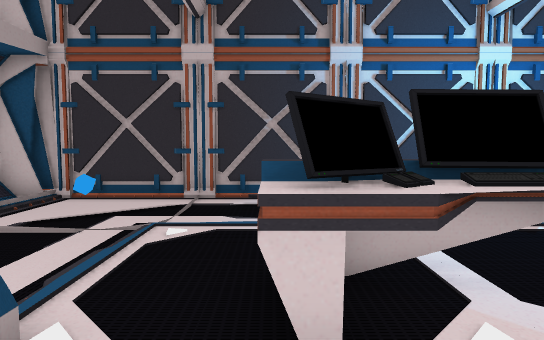
[1] (above)

18 first-person views from a walk through a 3-D level made in the Unity game engine. The camera is 1.5 m above the floor, tilts 4° down and sees 75° across. Doors are open. The floor is counted in squares, 1 m on a side. Each view is taken from the middle of a square. On the plan, view 1 faces up. The plan holds only what a view shows up to about 16 squares ahead; the rest is blank. The place goes on beyond the plan. The player character is not drawn. Some surface patterns are stand-ins.

[2]
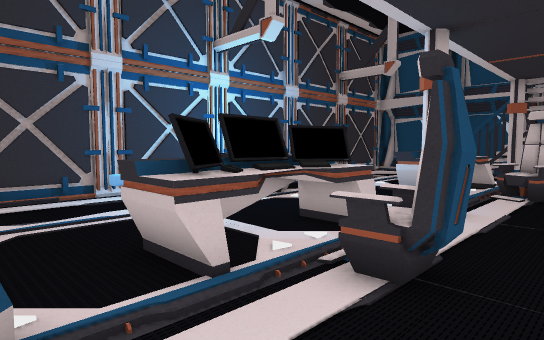

[3]
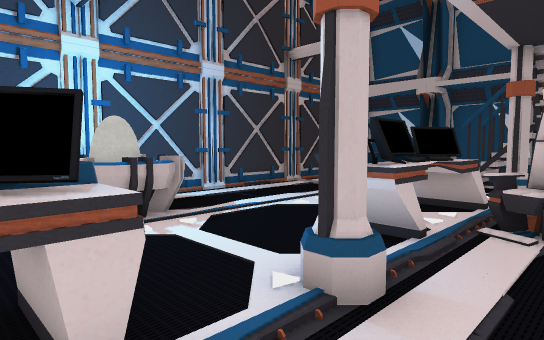

[4]
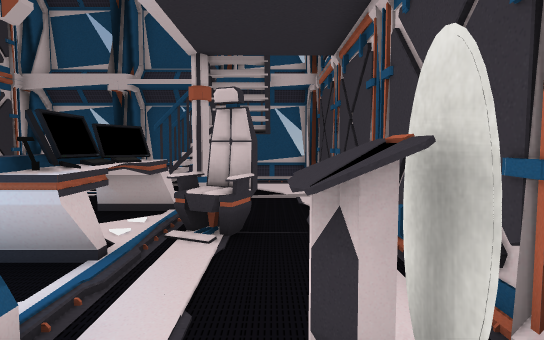

[5]
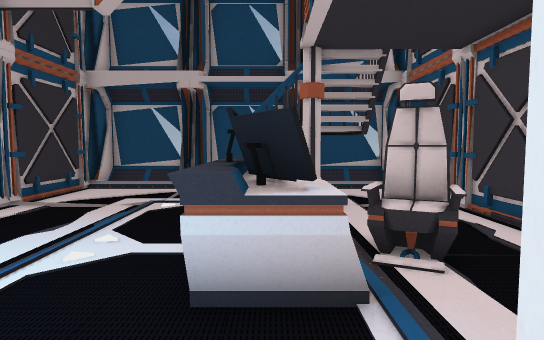

[6]
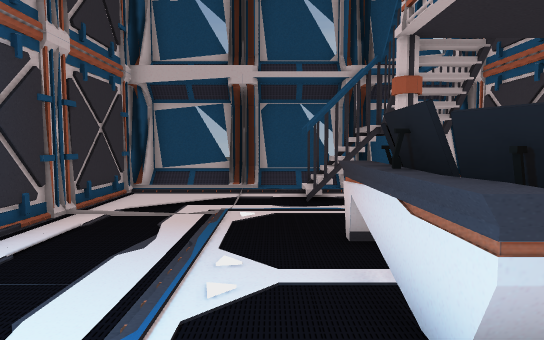

[7]
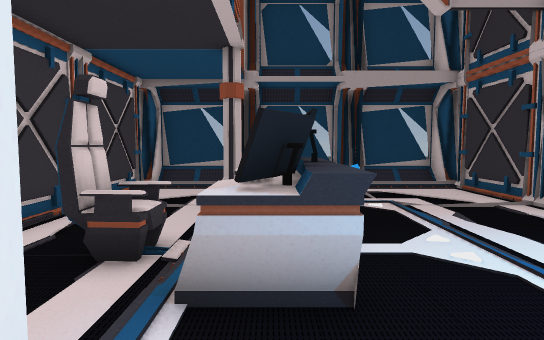

[8]
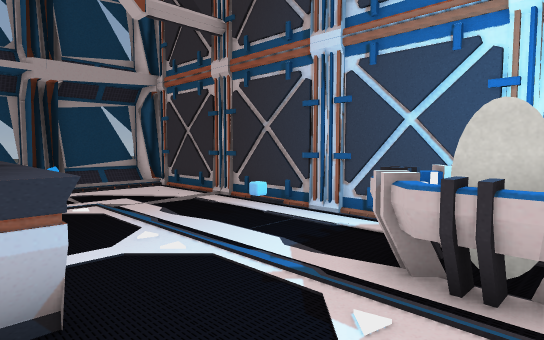

[9]
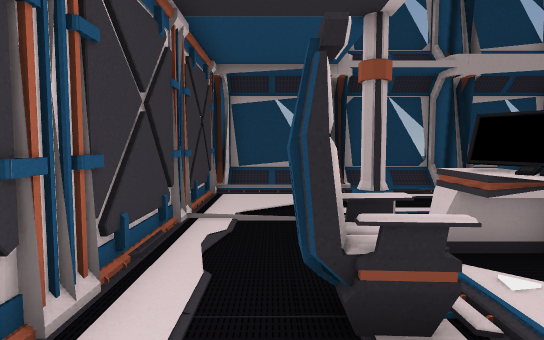

[10]
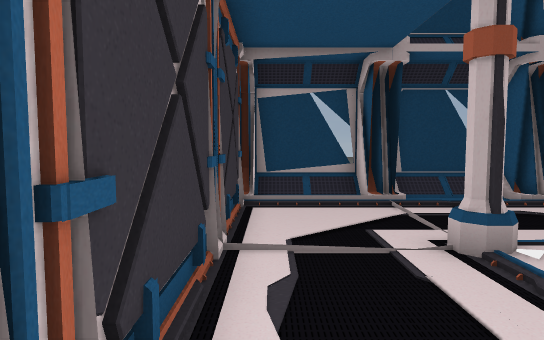

[11]
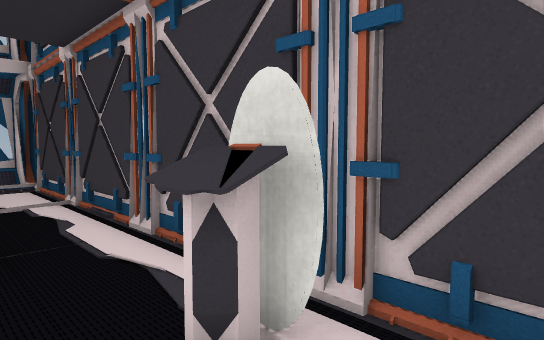

[12]
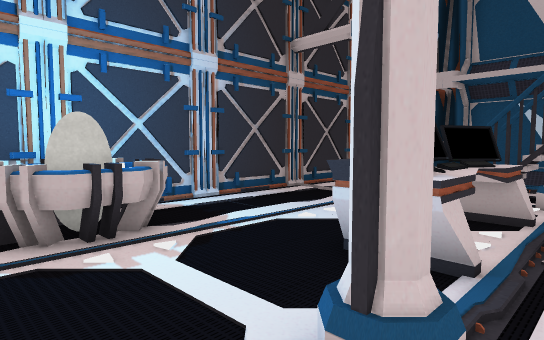

[13]
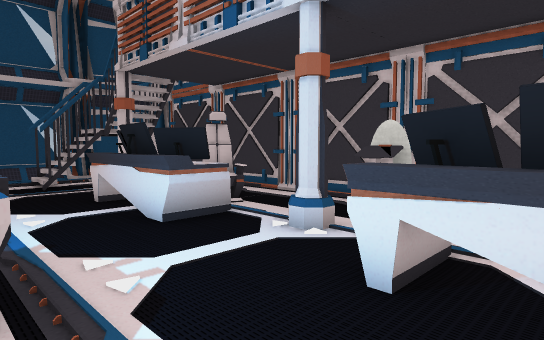

[14]
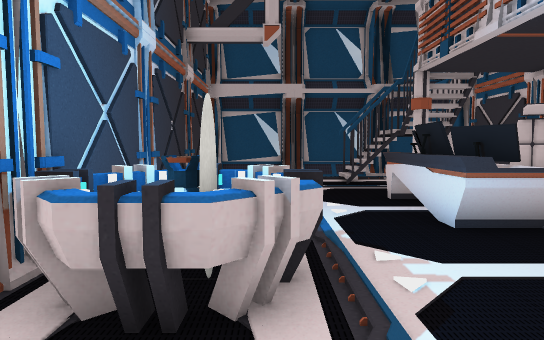

[15]
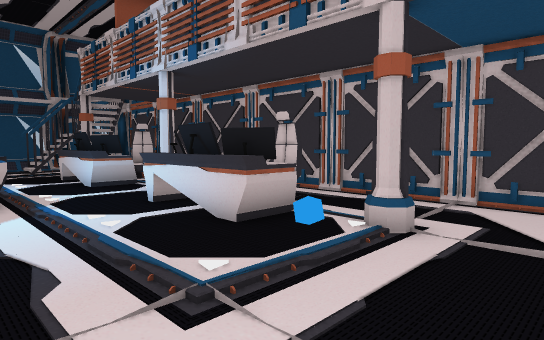

[16]
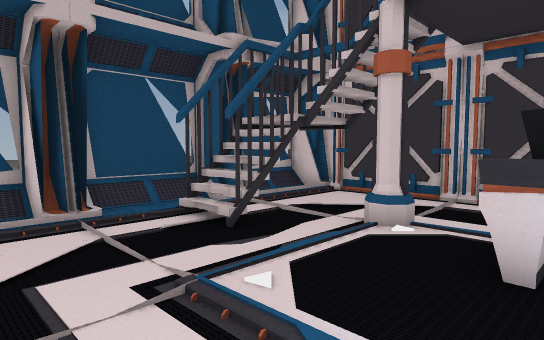

[17]
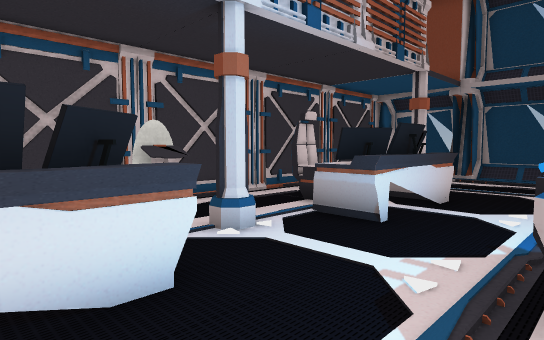

[18]
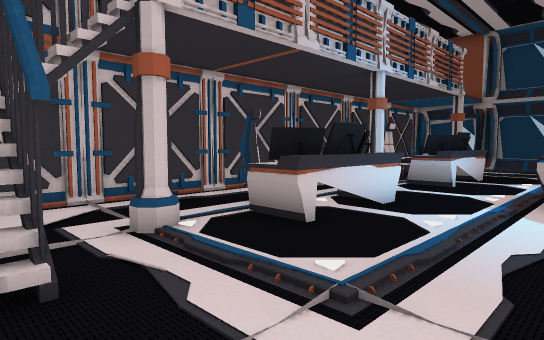

### Floor plan
Key: @ floor where view 1 was taken; # wall or solid block; x gap in a wall; . main floor; : floor 0.25 m higher than the main floor; / step, stairs or slope; = window, fence, low wall or low ledge; E desk; C column; P projector; O other object.
Columns run from 8 left of view 1 to 20 right of it. Each row starts with its distance up from view 1.
 10 #############################
  9 =/...........PPP..........: =
  8 =/........=..PPP..........::=
  7 =#...........PPP..........::=
  6 ##:...:...................:##
  5 =/...O:...................:/=
  4 =/....:.EEEEE...EEEEE...////=
  3 =/....:.EEEEE...EEEEE...xO#/=
  2 ##:...C:EE:EE:C:EEOEE:C.#O###
  1 =/.......OOO.....OOO......:#=
  0 =/......@.O...O...O   ....::=
 -1 = ............x...........::=
 -2 #############################

Where each view was taken, in squares from view 1:
view 1: 0 up, 0 right, facing up
view 2: 1 down, 2 left, facing up-right
view 3: 0 up, 3 right, facing up-right
view 4: 0 up, 4 right, facing right
view 5: 3 up, 5 right, facing right
view 6: 5 up, 6 right, facing right
view 7: 3 up, 7 right, facing left
view 8: 3 up, 7 right, facing up-left
view 9: 0 up, 5 right, facing left
view 10: 1 down, 3 right, facing left
view 11: 1 up, 4 right, facing down-right
view 12: 1 up, 4 right, facing up-right
view 13: 7 up, 2 right, facing down-right
view 14: 7 up, 2 right, facing right
view 15: 8 up, 5 left, facing down-right
view 16: 8 up, 11 right, facing down-right
view 17: 7 up, 10 right, facing down-left
view 18: 8 up, 17 right, facing down-left
